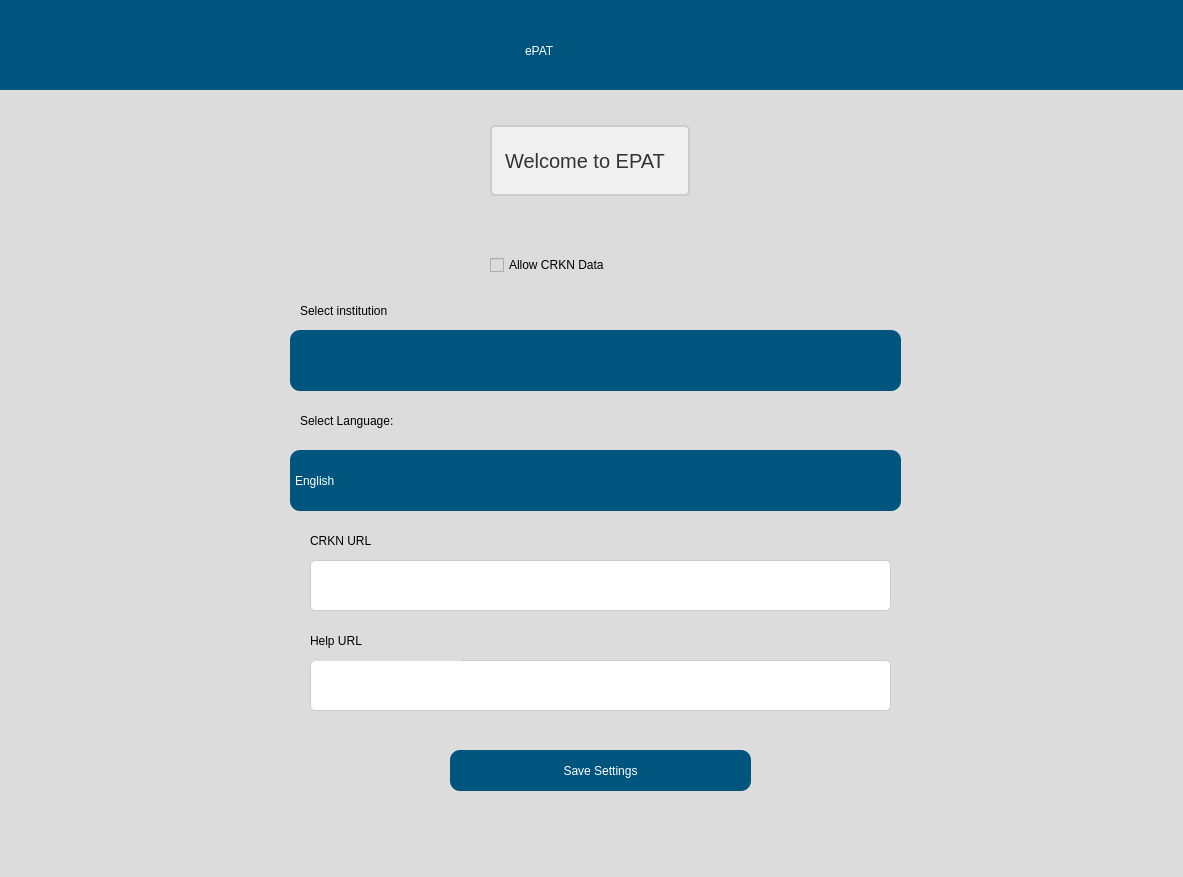
<?xml version="1.0" encoding="UTF-8"?>
<ui version="4.0">
 <class>Dialog</class>
 <widget class="QDialog" name="Dialog">
  <property name="geometry">
   <rect>
    <x>0</x>
    <y>0</y>
    <width>1183</width>
    <height>877</height>
   </rect>
  </property>
  <property name="windowTitle">
   <string>Dialog</string>
  </property>
  <widget class="QWidget" name="widget" native="true">
   <property name="geometry">
    <rect>
     <x>-10</x>
     <y>0</y>
     <width>1200</width>
     <height>900</height>
    </rect>
   </property>
   <property name="styleSheet">
    <string notr="true">background-color: rgb(220, 220, 220);</string>
   </property>
   <widget class="QWidget" name="widget_2" native="true">
    <property name="geometry">
     <rect>
      <x>10</x>
      <y>0</y>
      <width>1200</width>
      <height>90</height>
     </rect>
    </property>
    <property name="styleSheet">
     <string notr="true">background-color: rgb(0, 85, 127);</string>
    </property>
    <widget class="QLabel" name="label">
     <property name="geometry">
      <rect>
       <x>525</x>
       <y>20</y>
       <width>150</width>
       <height>61</height>
      </rect>
     </property>
     <property name="styleSheet">
      <string notr="true">font: 75 36pt &quot;Arial&quot;;
color: rgb(255, 255, 255);
text-align: center;
</string>
     </property>
     <property name="text">
      <string>ePAT</string>
     </property>
    </widget>
   </widget>
   <widget class="QLabel" name="UniversityLabel_5">
    <property name="geometry">
     <rect>
      <x>310</x>
      <y>240</y>
      <width>151</width>
      <height>141</height>
     </rect>
    </property>
    <property name="styleSheet">
     <string notr="true">font: 75 14pt &quot;Arial&quot;;
color: rgb(0, 0, 0);</string>
    </property>
    <property name="text">
     <string>Select institution</string>
    </property>
   </widget>
   <widget class="QLabel" name="label_2">
    <property name="geometry">
     <rect>
      <x>500</x>
      <y>125</y>
      <width>200</width>
      <height>71</height>
     </rect>
    </property>
    <property name="styleSheet">
     <string notr="true">QLabel {
        font-size: 15pt;
        color: #333333; /* Text color */
        background-color: #f0f0f0; /* Background color */
        border: 2px solid #cccccc; /* Border */
        padding: 8px; /* Padding */
        border-radius: 5px; /* Rounded corners */
    }</string>
    </property>
    <property name="text">
     <string>Welcome to EPAT </string>
    </property>
   </widget>
   <widget class="QComboBox" name="institutionSelection">
    <property name="geometry">
     <rect>
      <x>300</x>
      <y>330</y>
      <width>611</width>
      <height>61</height>
     </rect>
    </property>
    <property name="styleSheet">
     <string notr="true">/* Styling for the QComboBox */
        QComboBox {
            font: 75 16pt &quot;Arial&quot;;
            background-color: rgb(0, 85, 127);
            border-radius: 10px;
            color: rgb(255, 255, 255);
        }

         QComboBox::item {
            background-color: rgb(220, 220, 220);
            color: black;
        }

        QComboBox::item:selected {
            background-color: rgb(0, 85, 127);
            color: white;
        }

/* Styling for the QComboBox when hovered */
QComboBox:hover {
    background-color: rgb(0, 75, 117); /* Slightly darker color when hovered */
}

/* Styling for the QComboBox when the dropdown is activated */
QComboBox::drop-down {
    subcontrol-origin: padding;
    subcontrol-position: right center;
    width: 15px;
    border-left-width: 0px;
    border-left-color: darkgray;
    border-left-style: solid; /* just a single line */
    border-top-right-radius: 10px; /* same radius as the QComboBox */
    border-bottom-right-radius: 10px; /* same radius as the QComboBox */
}

/* Styling for the QComboBox when the dropdown button is pressed */
QComboBox::down-arrow {
                image: url(resources/dropdown_icon.png);
                width: 21px;
                height: 15px;
                padding-right: 15px;
            }</string>
    </property>
   </widget>
   <widget class="QLabel" name="UniversityLabel_7">
    <property name="geometry">
     <rect>
      <x>310</x>
      <y>400</y>
      <width>151</width>
      <height>41</height>
     </rect>
    </property>
    <property name="styleSheet">
     <string notr="true">font: 75 14pt &quot;Arial&quot;;
color: rgb(0, 0, 0);</string>
    </property>
    <property name="text">
     <string>Select Language:</string>
    </property>
   </widget>
   <widget class="QComboBox" name="languageSetting">
    <property name="geometry">
     <rect>
      <x>300</x>
      <y>450</y>
      <width>611</width>
      <height>61</height>
     </rect>
    </property>
    <property name="styleSheet">
     <string notr="true">/* Styling for the QComboBox */
    QComboBox {
        font: 75 16pt &quot;Arial&quot;;
        background-color: rgb(0, 85, 127);
        border-radius: 10px;
        color: rgb(255, 255, 255);
    }
     QComboBox::item {
        background-color: rgb(220, 220, 220);
        color: black;
        }

        QComboBox::item:selected {
            background-color: rgb(0, 85, 127);
            color: white;
        }

/* Styling for the QComboBox when hovered */
QComboBox:hover {
    background-color: rgb(0, 75, 117); /* Slightly darker color when hovered */
}

/* Styling for the QComboBox when the dropdown is activated */
QComboBox::drop-down {
    subcontrol-origin: padding;
    subcontrol-position: right center;
    width: 15px;
    border-left-width: 0px;
    border-left-color: darkgray;
    border-left-style: solid; /* just a single line */
    border-top-right-radius: 10px; /* same radius as the QComboBox */
    border-bottom-right-radius: 10px; /* same radius as the QComboBox */
}

/* Styling for the QComboBox when the dropdown button is pressed */
QComboBox::down-arrow {
                image: url(resources/dropdown_icon.png);
                width: 21px;
                height: 15px;
                padding-right: 15px;
            }</string>
    </property>
    <item>
     <property name="text">
      <string>English</string>
     </property>
    </item>
    <item>
     <property name="text">
      <string>French</string>
     </property>
    </item>
   </widget>
   <widget class="QLabel" name="UniversityLabel_8">
    <property name="geometry">
     <rect>
      <x>320</x>
      <y>520</y>
      <width>151</width>
      <height>41</height>
     </rect>
    </property>
    <property name="styleSheet">
     <string notr="true">font: 75 14pt &quot;Arial&quot;;
color: rgb(0, 0, 0);</string>
    </property>
    <property name="text">
     <string>CRKN URL</string>
    </property>
   </widget>
   <widget class="QLineEdit" name="helpURL">
    <property name="geometry">
     <rect>
      <x>320</x>
      <y>660</y>
      <width>581</width>
      <height>51</height>
     </rect>
    </property>
    <property name="styleSheet">
     <string notr="true">/* Styling for QLineEdit */
QLineEdit {
    font-family: Arial, sans-serif;
    font-size: 14px;
    color: #333; /* Text color */
    background-color: #fff; /* Background color */
    border: 1px solid #ccc; /* Border color */
    border-radius: 5px; /* Border radius */
    padding: 8px; /* Padding inside the QLineEdit */
}

/* Styling for QLineEdit when it's focused */
QLineEdit:focus {
    border: 1px solid #4d90fe; /* Focused border color */
    outline: none; /* Remove default focus outline */
}

/* Styling for QLineEdit when hovered */
QLineEdit:hover {
    border: 1px solid #999; /* Border color on hover */
}</string>
    </property>
   </widget>
   <widget class="QLabel" name="helpURLlabel">
    <property name="geometry">
     <rect>
      <x>320</x>
      <y>620</y>
      <width>151</width>
      <height>41</height>
     </rect>
    </property>
    <property name="styleSheet">
     <string notr="true">font: 75 14pt &quot;Arial&quot;;
color: rgb(0, 0, 0);</string>
    </property>
    <property name="text">
     <string>Help URL</string>
    </property>
   </widget>
   <widget class="QPushButton" name="saveSettings">
    <property name="geometry">
     <rect>
      <x>460</x>
      <y>750</y>
      <width>301</width>
      <height>41</height>
     </rect>
    </property>
    <property name="styleSheet">
     <string notr="true">
            QPushButton {
                font: 75 16pt &quot;Arial&quot;;
                background-color: rgb(0, 85, 127);
                border-radius: 10px;
                color: rgb(255, 255, 255);
            }

            QPushButton:hover {
                background-color: rgb(0, 75, 117); /* Slightly darker color when hovered */
            }

            QPushButton:pressed {
                background-color: rgb(0, 65, 107); /* Even darker color when clicked */
            }
            QPushButton:disabled {
                background-color: rgb(180, 180, 180); /* Grey color for disabled state */
                color: rgb(120, 120, 120); /* Darker text color for disabled state */
            }
        </string>
    </property>
    <property name="text">
     <string>Save Settings</string>
    </property>
   </widget>
   <widget class="QLineEdit" name="crknURL">
    <property name="geometry">
     <rect>
      <x>320</x>
      <y>560</y>
      <width>581</width>
      <height>51</height>
     </rect>
    </property>
    <property name="styleSheet">
     <string notr="true">/* Styling for QLineEdit */
        QLineEdit {
            font-family: Arial, sans-serif;
            font-size: 14px;
            color: #333; /* Text color */
            background-color: #fff; /* Background color */
            border: 1px solid #ccc; /* Border color */
            border-radius: 5px; /* Border radius */
            padding: 8px; /* Padding inside the QLineEdit */
        }

        /* Styling for QLineEdit when it's focused */
        QLineEdit:focus {
            border: 1px solid #4d90fe; /* Focused border color */
            outline: none; /* Remove default focus outline */
        }

        /* Styling for QLineEdit when hovered */
        QLineEdit:hover {
            border: 1px solid #999; /* Border color on hover */
         }
         QLineEdit:disabled {
            background-color: rgb(180, 180, 180); /* Grey color for disabled state */
            color: rgb(120, 120, 120); /* Darker text color for disabled state */
        }

     </string>
    </property>
   </widget>
   <widget class="QCheckBox" name="allowCRKNData">
    <property name="geometry">
        <rect>
            <x>500</x>
            <y>250</y>
            <width>200</width>
            <height>30</height>
        </rect>
    </property>
    <property name="styleSheet">
        <string notr="true">font: 75 14pt "Arial";color:black;</string>
    </property>
    <property name="text">
        <string>Allow CRKN Data</string>
    </property>
</widget>

  </widget>
 </widget>
 <resources/>
 <connections/>
</ui>
